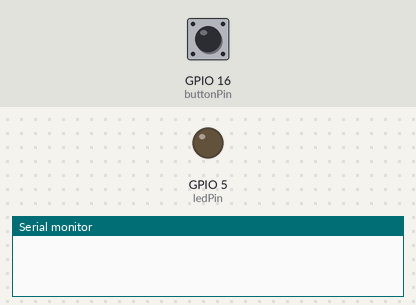
This sketch was run on a simulated ESP8266 (NodeMCU). Shown: output pins drawn as LEDs (lit = HIGH), the last lines printed to the serial monitor. The test bench sets the inputs (shaded band); at power-on: GPIO 16 (buttonPin) LOW.

Above: at 1.2 s.
1.3 s: GPIO 16 (buttonPin) pulled HIGH for 0.15 s
At 1.38 s:
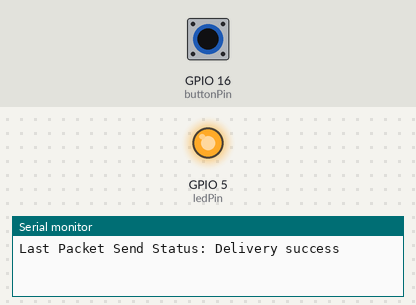
2.9 s: GPIO 16 (buttonPin) pulled HIGH for 3.2 s
At 6.5 s:
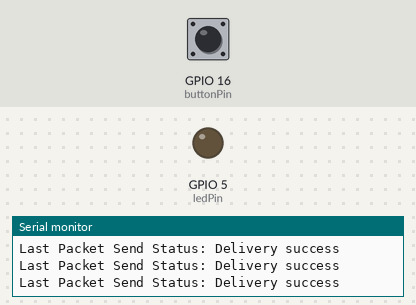
Timing chart, 0 to 8.0 s (numbered marks = the images above; inputs shaded):
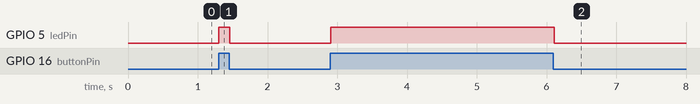

Measured:
- after the input at 1.3 s, GPIO 5 (ledPin): LOW → HIGH at once, → LOW 0.16 s later
- after the input at 2.9 s, GPIO 5 (ledPin): LOW → HIGH at once, → LOW 3.2 s later

The sketch:

JumpO_ESP8266_to_ESP-NOW_bridge.ino
```cpp
// (licence header left out)
#include <ESP8266WiFi.h>
#include <espnow.h>

// REPLACE WITH RECEIVER MAC Address ; here is an exemple for AA:BB:CC:DD:11:22
uint8_t broadcastAddress[] = {0xAA, 0xBB, 0xCC, 0xDD, 0x11, 0x22};

// Structure example to send data
// Must match the receiver structure
typedef struct struct_message {
  byte channel; //midi channel to use
  byte type;  // 1 : Note ; 2 : Controle Change; 3 : Program
  byte address; // Address of note, cc or program change (0-127)
  byte value; // Velocity on type note or Controle Change value
  bool keypress; // Note ON or OFF (only for Type 1)
} struct_message;

// Create a struct_message called myData
struct_message myData;

const int buttonPin = 16;  // the number of the pushbutton pin
const int ledPin = 5;    // the number of the LED pin
int buttonState = 0;  // variable for reading the pushbutton status
int previousButtonState = 0;  // variable for storing the pushbutton status

// Callback when data is sent
void OnDataSent(uint8_t *mac_addr, uint8_t sendStatus) {
  Serial.print("Last Packet Send Status: ");
  if (sendStatus == 0){
    Serial.println("Delivery success");
  }
  else{
    Serial.println("Delivery fail");
  }
}

void setup() {

  // Init Serial Monitor
  Serial.begin(115200);

  // INIT PIN
  pinMode(ledPin, OUTPUT); // initialize the LED pin as an output:
  pinMode(buttonPin, INPUT); // initialize the pushbutton pin as an input:

  // Set device as a Wi-Fi Station
  WiFi.mode(WIFI_STA);

  // Init ESP-NOW
  if (esp_now_init() != 0) {
    Serial.println("Error initializing ESP-NOW");
    return;
  }

  // Once ESPNow is successfully Init, we will register for Send CB to
  // get the status of Trasnmitted packet
  esp_now_set_self_role(ESP_NOW_ROLE_CONTROLLER);
  esp_now_register_send_cb(OnDataSent);

  // Register peer
  esp_now_add_peer(broadcastAddress, ESP_NOW_ROLE_SLAVE, 1, NULL, 0);
}

void loop() {

  myData.channel = 16;
  myData.type = 1; //Send note
  myData.address = 59; //B3
  myData.value = 127; //max velocity

  // read the state of the pushbutton value:
  buttonState = digitalRead(buttonPin);

  // check if the pushbutton is pressed. If it is, the buttonState is HIGH:
  if (buttonState != previousButtonState) {
    previousButtonState = buttonState;

    if (buttonState == HIGH){
      digitalWrite(ledPin, HIGH); // turn LED on:
      myData.keypress = 1;
      // Send message via ESP-NOW
      esp_now_send(broadcastAddress, (uint8_t *) &myData, sizeof(myData));
      //Serial.println("Tile is ON");
    } else {
      // turn LED off:
      digitalWrite(ledPin, LOW);
      myData.keypress = 0;
      // Send message via ESP-NOW
      esp_now_send(broadcastAddress, (uint8_t *) &myData, sizeof(myData));
      //Serial.println("nobody on the tile");
    }
  }

  delay(20); //litle debouncing

}
```
